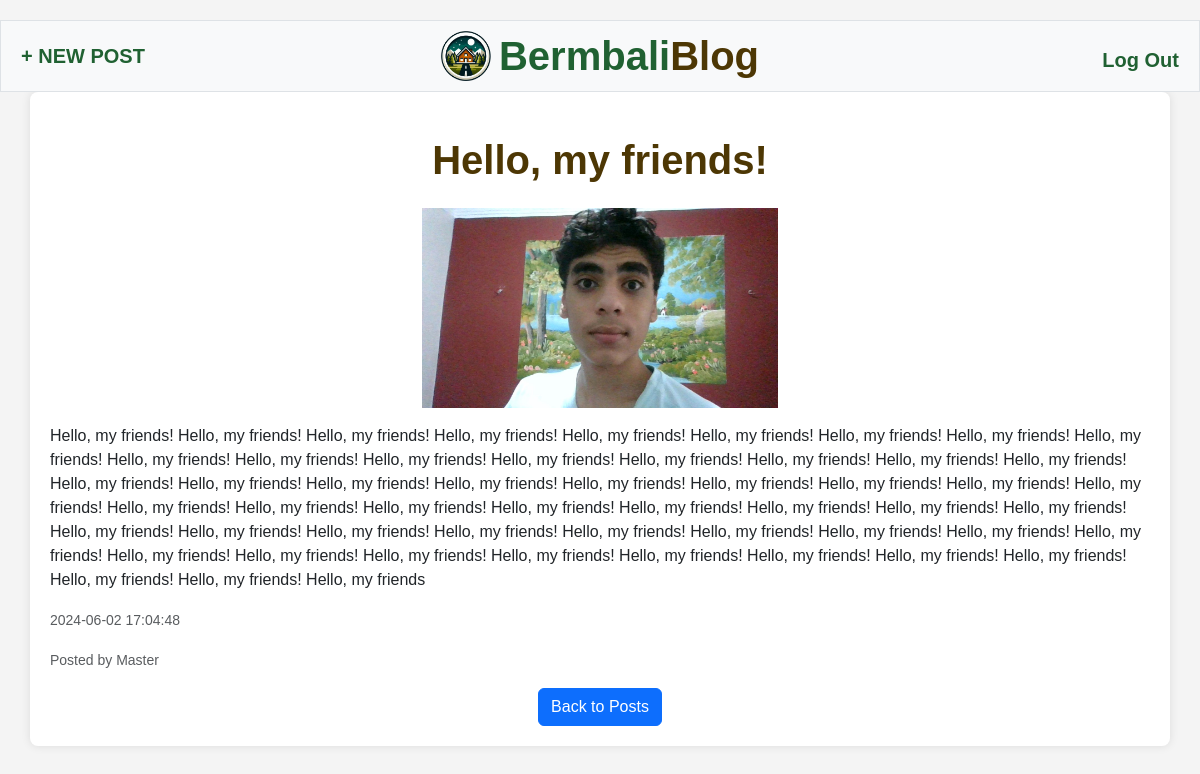
Page /posts/9 (signed in) on the committed database.
### tables this page shows
CREATE TABLE posts (
    id INTEGER PRIMARY KEY AUTOINCREMENT NOT NULL,
    user_id INTEGER NOT NULL,
    title TEXT NOT NULL,
    image_path TEXT,
    body TEXT NOT NULL,
    time DATETIME NOT NULL,
    FOREIGN KEY (user_id) REFERENCES users(id)
);

CREATE TABLE users(
    id INTEGER PRIMARY KEY AUTOINCREMENT NOT NULL,
    username TEXT NOT NULL UNIQUE,
    email TEXT NOT NULL UNIQUE,
    hash TEXT NOT NULL
);

### app.py (the view)
@app.route("/posts/<int:post_id>")
@login_required
def get_post(post_id):
    post = db.execute(
        """SELECT posts.*, users.username
        FROM posts
        JOIN users ON posts.user_id = users.id
        WHERE posts.id = ?
        """, post_id
        )
    if not post:
        return apology("Post not found", 400)
    post = post[0]
    return render_template("post.html", post=post)

### app.py (called while the page is built)
@app.after_request
def after_request(response):
    response.headers["Cache-Control"] = "no-cache, no-store, must-revalidate"
    response.headers["Expires"] = 0
    response.headers["Pragma"] = "no-cache"
    return response

### helpers.py (called while the page is built)
def login_required(f):
    @wraps(f)
    def decorated_function(*args, **kwargs):
        if session.get("user_id") is None:
            return redirect("/login")
        return f(*args, **kwargs)
    return decorated_function

### templates/post.html (shortened to what this page needs)
{% extends "layout.html" %}
{% block main %}
<div class="container">
    <h1 class="my-4">{{ post.title }}</h1>
    {% if post.image_path %}
    <img src="{{ url_for('static', filename=post.image_path.split('static/', 1)[1]) }}" class="img-fluid mb-3 d-block mx-auto" alt="Image Post" style="max-height: 200px;" title="Post Image">
    {% endif %}
    <p class="left">{{ post.body }}</p>
    <p><small class="text-muted">{{ post.time }}</small></p>
    <p><small class="text-muted">Posted by {{ post.username }}</small></p>
    <div class="text-center">
        <a href="/" class="btn btn-primary">Back to Posts</a>
    </div>
</div
{% endblock %}

### static/styles.css (style rules this page uses)
body { font-family: Arial, sans-serif; background-color: #f4f4f4; padding-top: 20px; }
.container { background-color: #fff; padding: 20px; border-radius: 8px; box-shadow: 0 0 10px rgba(0, 0, 0, 0.1); }
h1, h2, h4 { color: #4d3704; font-weight: bold; text-align: center; }
p.left { text-align: left; }

### rows in the picture
posts: title "Hello, my friends!", image_path (picture), body "Hello, my friends! Hello, my friends! Hello, my friends! Hello, my friends! Hello, my friends! Hello, my friends! Hello, my friends! Hello, my friends! Hello, my friends! Hello, my friends! Hello, my friends! Hello, my friends! Hello, my friends! Hello, my friends! Hello, my friends! Hello, my friends! Hello, my friends! Hello, my friends! Hello, my friends! Hello, my friends! Hello, my friends! Hello, my friends! Hello, my friends! Hello, my friends! Hello, my friends! Hello, my friends! Hello, my friends! Hello, my friends! Hello, my friends! Hello, my friends! Hello, my friends! Hello, my friends! Hello, my friends! Hello, my friends! Hello, my friends! Hello, my friends! Hello, my…", time "2024-06-02 17:04:48"
users: username "Master"
